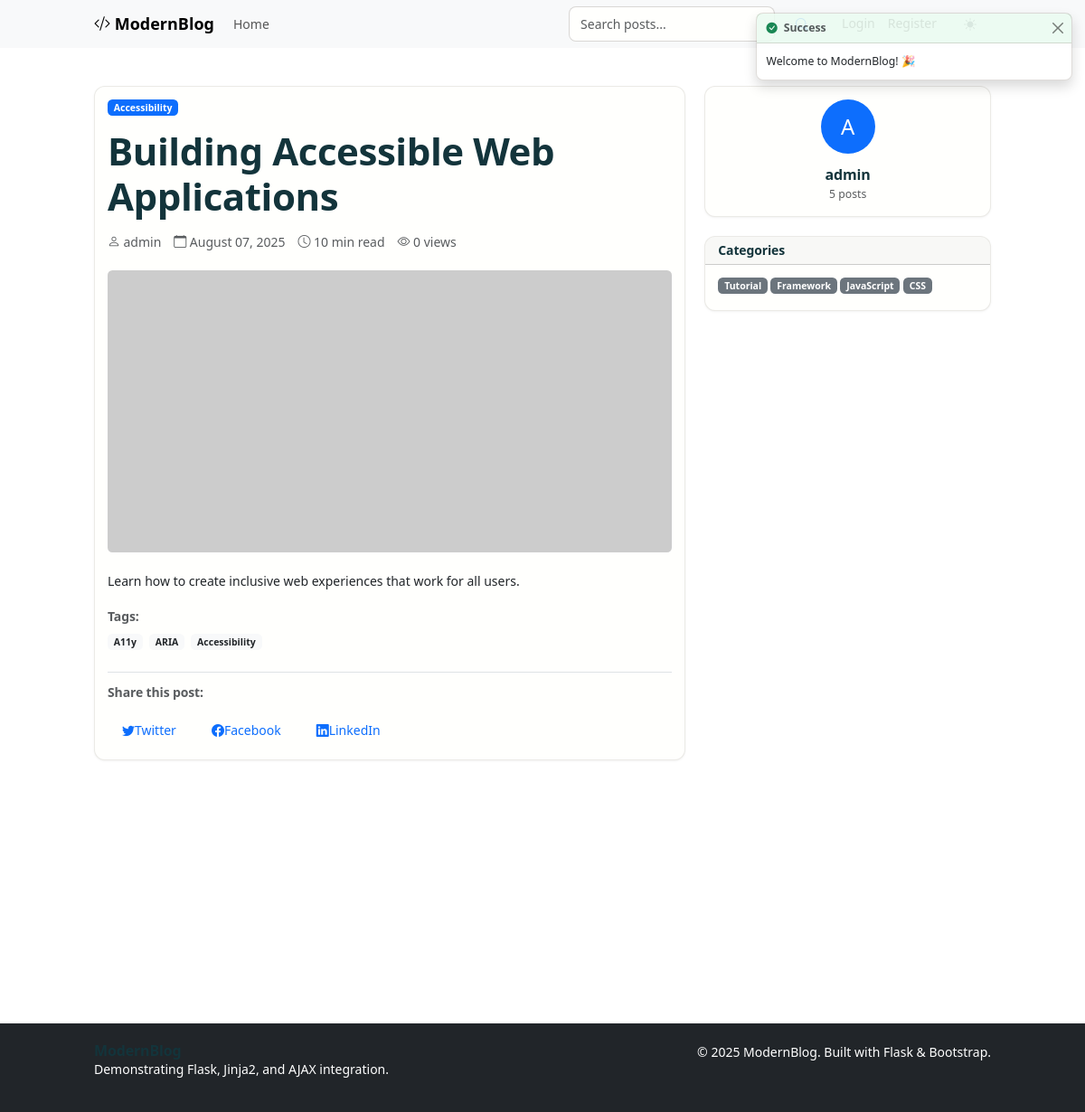
The page /post/5 on the database its author committed.
### models.py (models this page shows, shortened)
class Category(db.Model):
    __tablename__ = 'category'
    id = db.Column(db.Integer, primary_key=True)
    name = db.Column(db.String(50), unique=True, nullable=False, index=True)
    description = db.Column(db.Text)
    color = db.Column(db.String(7), default='#007bff')  # Hex color code
    icon = db.Column(db.String(50), default='bi-folder')  # Bootstrap icon class
    slug = db.Column(db.String(60), unique=True, index=True)
    date_created = db.Column(db.DateTime, default=datetime.utcnow, nullable=False)
    posts = db.relationship('BlogPost', backref='category', lazy='dynamic')

class BlogPost(db.Model):
    __tablename__ = 'blog_post'
    id = db.Column(db.Integer, primary_key=True)
    title = db.Column(db.String(200), nullable=False, index=True)
    content = db.Column(db.Text, nullable=False)
    excerpt = db.Column(db.String(500))
    slug = db.Column(db.String(250), unique=True, index=True)
    meta_description = db.Column(db.String(160))
    featured_image = db.Column(db.String(200))
    published = db.Column(db.Boolean, default=True, nullable=False)
    featured = db.Column(db.Boolean, default=False, nullable=False)
    allow_comments = db.Column(db.Boolean, default=True, nullable=False)
    read_time = db.Column(db.String(20), default='5 min read')
    view_count = db.Column(db.Integer, default=0, nullable=False)
    date_created = db.Column(db.DateTime, default=datetime.utcnow, nullable=False, index=True)
    date_modified = db.Column(db.DateTime, default=datetime.utcnow, onupdate=datetime.utcnow)
    date_published = db.Column(db.DateTime)
    author_id = db.Column(db.Integer, db.ForeignKey('user.id'), nullable=False)
    category_id = db.Column(db.Integer, db.ForeignKey('category.id'), nullable=False)
    tags = db.relationship('Tag', secondary=post_tags, lazy='subquery',
                          backref=db.backref('posts', lazy=True))
    comments = db.relationship('Comment', backref='post', lazy='dynamic',
                              cascade='all, delete-orphan')
    @property
    def comment_count(self):
        return self.comments.filter_by(approved=True).count()

class User(UserMixin, db.Model):
    __tablename__ = 'user'
    id = db.Column(db.Integer, primary_key=True)
    username = db.Column(db.String(80), unique=True, nullable=False, index=True)
    email = db.Column(db.String(120), unique=True, nullable=False, index=True)
    password_hash = db.Column(db.String(255), nullable=False)
    first_name = db.Column(db.String(50))
    last_name = db.Column(db.String(50))
    bio = db.Column(db.Text)
    avatar_url = db.Column(db.String(200))
    is_active = db.Column(db.Boolean, default=True, nullable=False)
    is_admin = db.Column(db.Boolean, default=False, nullable=False)
    email_confirmed = db.Column(db.Boolean, default=False, nullable=False)
    date_created = db.Column(db.DateTime, default=datetime.utcnow, nullable=False)
    last_seen = db.Column(db.DateTime, default=datetime.utcnow)
    posts = db.relationship('BlogPost', backref='author', lazy='dynamic', cascade='all, delete-orphan')
    comments = db.relationship('Comment', backref='author', lazy='dynamic', cascade='all, delete-orphan')
    @property
    def full_name(self):
        if self.first_name and self.last_name:
            return f"{self.first_name} {self.last_name}"
        return self.username
    @property
    def post_count(self):
        return self.posts.count()

class Tag(db.Model):
    __tablename__ = 'tag'
    id = db.Column(db.Integer, primary_key=True)
    name = db.Column(db.String(30), unique=True, nullable=False, index=True)
    description = db.Column(db.String(200))
    color = db.Column(db.String(7), default='#6c757d')  # Hex color code
    date_created = db.Column(db.DateTime, default=datetime.utcnow, nullable=False)

### app.py (the view)
@app.route('/post/<int:post_id>')
def post_detail(post_id):
    from models import BlogPost
    post = BlogPost.query.get_or_404(post_id)
    related_posts = BlogPost.query.filter(
        BlogPost.category_id == post.category_id,
        BlogPost.id != post_id
    ).limit(3).all()
    comments = post.comments.filter_by(approved=True).order_by('date_created').all()
    return render_template('blog/post_detail.html',
                         post=post,
                         related_posts=related_posts,
                         comments=comments,
                         title=post.title)

### templates/blog/post_detail.html (shortened to what this page needs)
{% extends "base.html" %}
{% block content %}
<div class="container my-5">
    <div class="row">
        <div class="col-lg-8">
            <article class="card">
                <div class="card-body">
                    <div class="mb-4">
                        <div class="d-flex align-items-center mb-3">
                            <span class="badge bg-primary me-2">{{ post.category.name }}</span>
                        </div>
                        <h1 class="display-5 fw-bold mb-3">{{ post.title }}</h1>
                        <div class="d-flex align-items-center text-muted">
                            <i class="bi bi-person me-1"></i>
                            <span class="me-3">{{ post.author.username }}</span>
                            <i class="bi bi-calendar me-1"></i>
                            <span class="me-3">{{ post.date_created.strftime('%B %d, %Y') }}</span>
                            <i class="bi bi-clock me-1"></i>
                            <span class="me-3">{{ post.read_time }}</span>
                            <i class="bi bi-eye me-1"></i>
                            <span>{{ post.view_count }} views</span>
                        </div>
                    </div>
                    {% if post.featured_image %}
                        <img src="{{ url_for('static', filename=post.featured_image) }}"
                             class="img-fluid rounded mb-4" alt="{{ post.title }}">
                    {% else %}
                        <img src="https://via.placeholder.com/800x400/007bff/ffffff?text={{ post.category.name }}+Post"
                             class="img-fluid rounded mb-4" alt="{{ post.title }}">
                    {% endif %}
                    <div class="post-content mb-4">
                        {{ post.content|safe }}
                    </div>
                    <div class="mb-4">
                        <h6 class="text-muted mb-2">Tags:</h6>
                        {% for tag in post.tags %}
                            <span class="badge bg-light text-dark me-1 mb-1">{{ tag.name }}</span>
                        {% endfor %}
                    </div>
                    <div class="border-top pt-3">
                        <h6 class="text-muted mb-3">Share this post:</h6>
                        <div class="d-flex">
                            <a href="#" class="btn btn-outline-primary btn-sm me-2" onclick="sharePost('twitter')">
                                <i class="bi bi-twitter"></i> Twitter
                            </a>
                            <a href="#" class="btn btn-outline-primary btn-sm me-2" onclick="sharePost('facebook')">
                                <i class="bi bi-facebook"></i> Facebook
                            </a>
                            <a href="#" class="btn btn-outline-primary btn-sm" onclick="sharePost('linkedin')">
                                <i class="bi bi-linkedin"></i> LinkedIn
                            </a>
                        </div>
                    </div>
                </div>
            </article>
        </div>
        <div class="col-lg-4">
            <div class="card mb-4">
                <div class="card-body text-center">
                    <div class="bg-primary text-white rounded-circle d-inline-flex align-items-center justify-content-center mb-3"
                         style="width: 60px; height: 60px; font-size: 24px;">
                        {{ post.author.username[0]|upper }}
                    </div>
                    <h5>{{ post.author.full_name or post.author.username }}</h5>
                    <small class="text-muted">{{ post.author.post_count }} posts</small>
                </div>
            </div>
            <div class="card">
                <div class="card-header">
                    <h6 class="mb-0">Categories</h6>
                </div>
                <div class="card-body">
                    <div class="d-flex flex-wrap">
                        <a href="#" class="badge bg-secondary text-decoration-none me-1 mb-1">Tutorial</a>
                        <a href="#" class="badge bg-secondary text-decoration-none me-1 mb-1">Framework</a>
                        <a href="#" class="badge bg-secondary text-decoration-none me-1 mb-1">JavaScript</a>
                        <a href="#" class="badge bg-secondary text-decoration-none me-1 mb-1">CSS</a>
                    </div>
                </div>
            </div>
        </div>
    </div>
</div>
{% endblock %}

### rows shown on the page
Category: category.name "Accessibility"
BlogPost: title "Building Accessible Web Applications", date_created "August 07, 2025", read_time "10 min read", view_count "0", content "Learn how to create inclusive web experiences that work for all users."
User: author.username "admin", author "A", author "admin"
Tag: name "A11y"
Tag: name "ARIA"
Tag: name "Accessibility"

### other values the page prints
{{ post.author.post_count }} "5"
